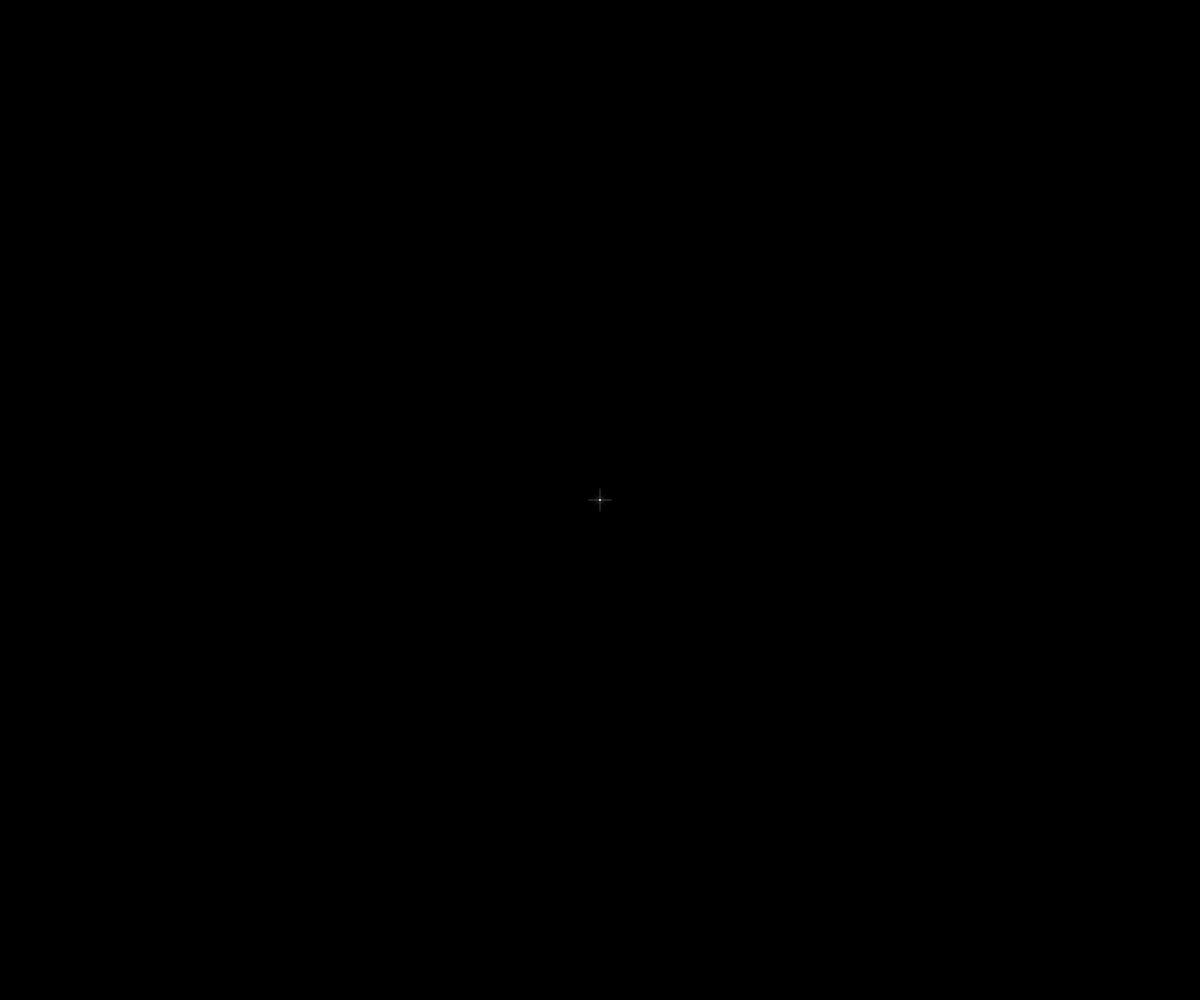
Frame 1 (no input)
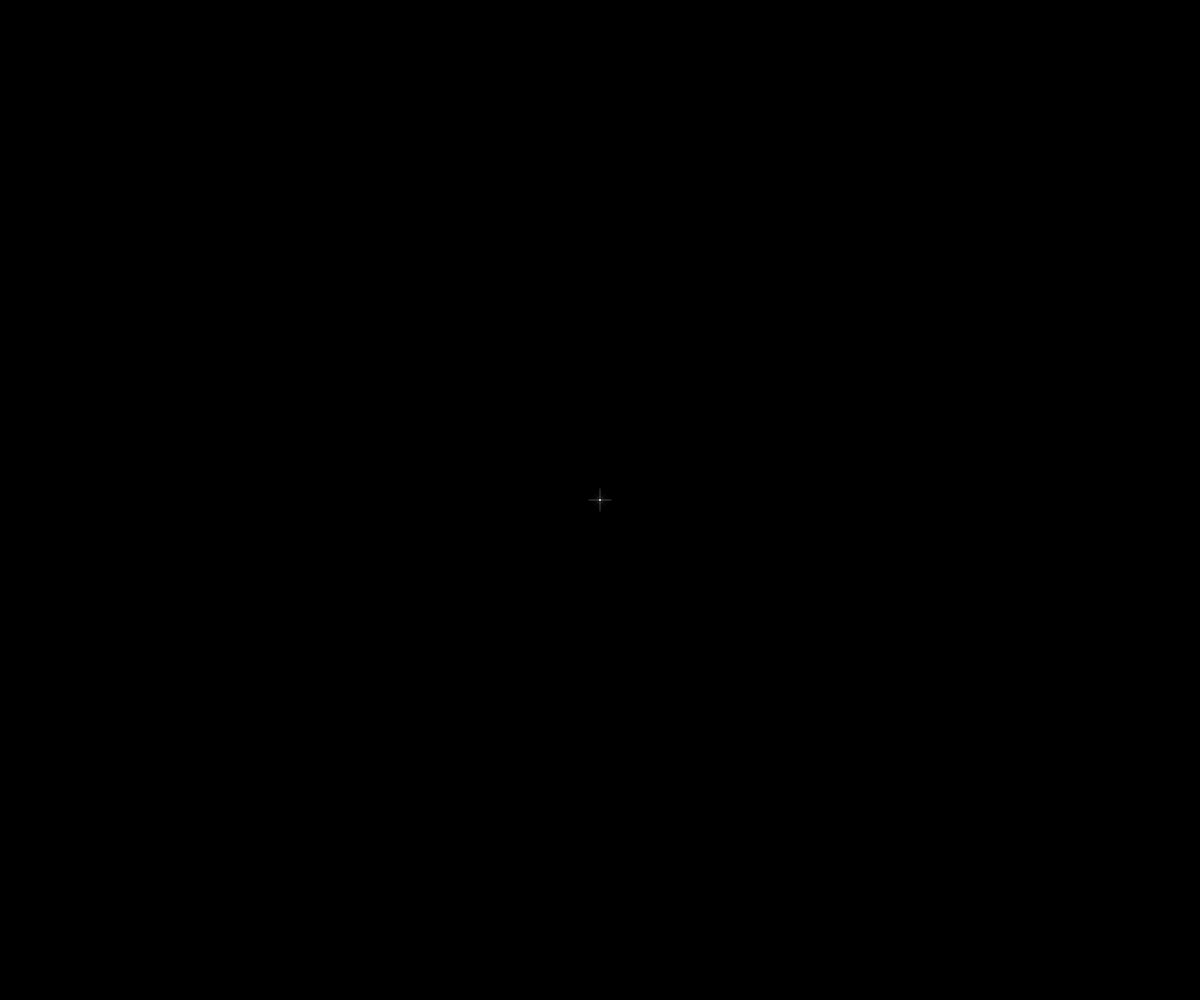
Frame 60 (no input)
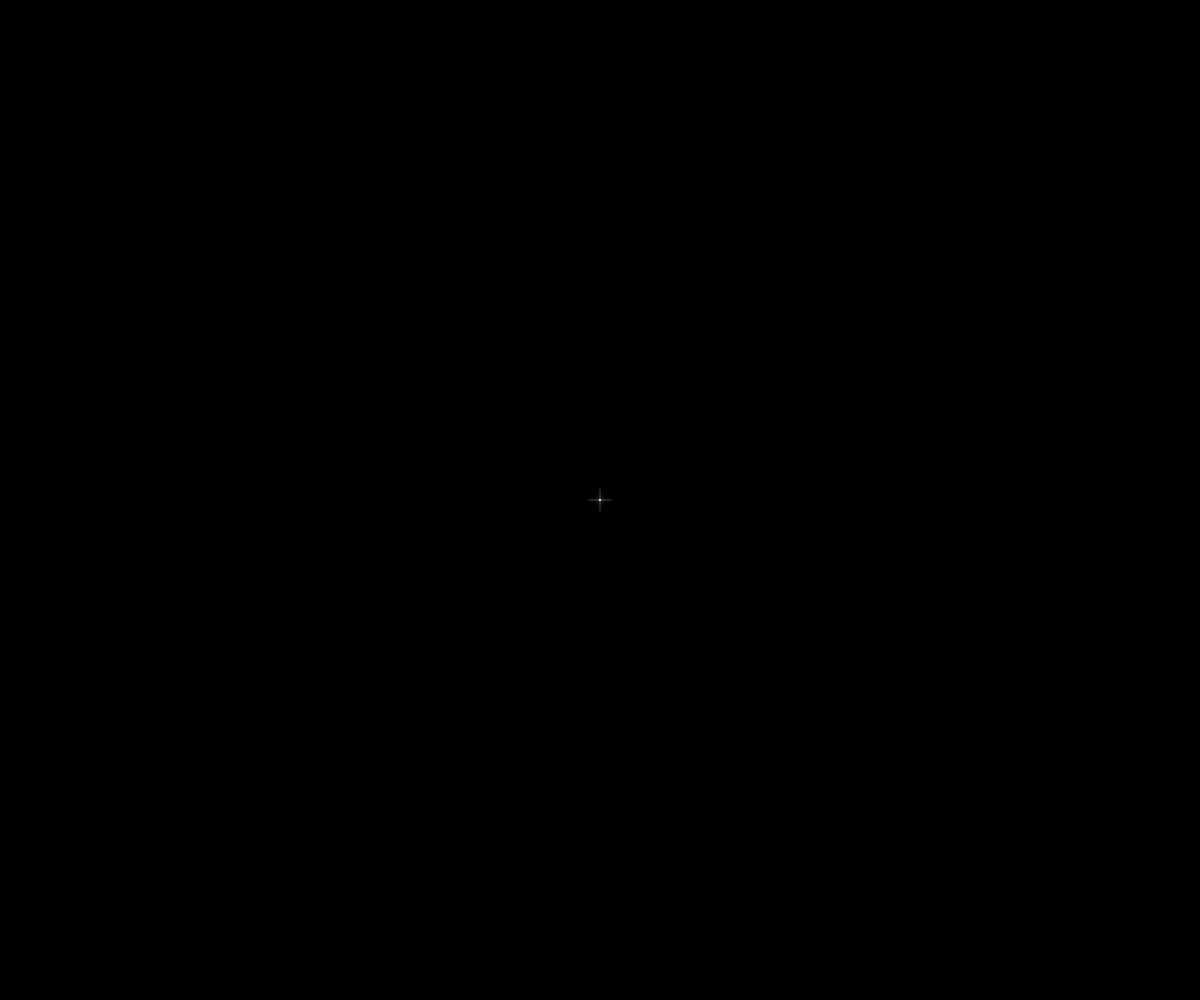
Frame 120 (the mouse pressed at the canvas centre since frame 60)

The p5.js sketch that drew these frames (run headless with seeded random() and noise() and a simulated clock; from frame 60 on, the mouse is pressed at the canvas centre):

// p5.js sketch
// ── sketch.js
// ======================================================
// GEN - Stronger White Core Version
// p5.js sketch.js
// ======================================================

let cycleDuration = 108.0;

const CONFIG = {
  pulseCycle: 20.0,
  maxRotSpeed: 0.00095,

  // 放射
  beamCount: 32,
  beamInnerR: 8,
  beamOuterR: 360,

  // 中心星（さらに白の存在感を強める）
  centerCoreMin: 2.2,
  centerCoreMax: 6.4,

  // 中心ハロー
  halo1Min: 9.0,
  halo1Max: 18.0,
  halo2Min: 17.0,
  halo2Max: 32.0,

  // 背景グロー
  bgGlow1Scale: 0.075,
  bgGlow2Scale: 0.13,

  // 外周霧
  outerMistRadii: [250, 330, 430, 560],
  outerMistAlpha: [5.0, 3.5, 2.2, 1.2],

  // 同心円
  ringRadii: [12, 18, 26, 34, 46, 62, 84, 130, 205, 290],

  // 花弁
  petalRadiusOuter: 86,
  petalRadiusInner: 42,
  petalCountOuter: 12,
  petalCountInner: 16,

  // 多角形
  polygonSides: [6, 8, 10, 12],
  polygonRadii: [10, 18, 32, 64]
};

function setup() {
  createCanvas(windowWidth, windowHeight);
  angleMode(RADIANS);
  noFill();
  strokeCap(ROUND);
  strokeJoin(ROUND);
}

function draw() {
  background(0);

  const cx = width / 2;
  const cy = height / 2;
  const t = (millis() / 1000.0) % cycleDuration;

  const phaseState = getPhaseState(t);

  drawDeepSpacePresence(cx, cy);

  if (phaseState.geometryAppear > 0.001) {
    push();
    translate(cx, cy);

    const rot = millis() * CONFIG.maxRotSpeed * phaseState.rotationStrength;
    rotate(rot);

    drawMandala(phaseState.geometryAppear, phaseState.geometryFade, t);

    pop();
  }

  drawCenterStar(cx, cy, t, phaseState.pulseOnly);
}

// ======================================================
// Phase control
// ======================================================
function getPhaseState(t) {
  const phase1End = 26.0;
  const phase2End = 46.0;
  const phase3End = 76.0;
  const phase4End = 92.0;
  const phase5End = 108.0;

  let pulseOnly = 0;
  let geometryAppear = 0;
  let rotationStrength = 0;
  let geometryFade = 0;

  if (t < phase1End) {
    pulseOnly = easeInOutSine(t / phase1End);
    geometryAppear = 0;
    rotationStrength = 0;
    geometryFade = 0;
  } else if (t < phase2End) {
    pulseOnly = 1;
    geometryAppear = easeInOutSine((t - phase1End) / (phase2End - phase1End));
    rotationStrength = 0.05 * geometryAppear;
    geometryFade = 0;
  } else if (t < phase3End) {
    pulseOnly = 1;
    geometryAppear = 1;
    rotationStrength = 1.0;
    geometryFade = 0;
  } else if (t < phase4End) {
    const p = easeInOutSine((t - phase3End) / (phase4End - phase3End));
    pulseOnly = 1;
    geometryAppear = 1;
    rotationStrength = 1.0 - p;
    geometryFade = 0.25 * p;
  } else {
    const p = easeInOutSine((t - phase4End) / (phase5End - phase4End));
    pulseOnly = 1.0 - 0.2 * p;
    geometryAppear = 1.0 - p;
    rotationStrength = 0;
    geometryFade = p;
  }

  return { pulseOnly, geometryAppear, rotationStrength, geometryFade };
}

// ======================================================
// Center star
// 中央点の白色をさらに強める
// ======================================================
function drawCenterStar(cx, cy, t, intensity) {
  const p = pulseValue(t, CONFIG.pulseCycle, 1.55);

  const coreSize = lerp(CONFIG.centerCoreMin, CONFIG.centerCoreMax, p);
  const coreAlpha = lerp(215, 255, p) * lerp(0.95, 1.0, intensity);

  const halo1Size = lerp(CONFIG.halo1Min, CONFIG.halo1Max, p);
  const halo1Alpha = lerp(12, 34, p);

  const halo2Size = lerp(CONFIG.halo2Min, CONFIG.halo2Max, p);
  const halo2Alpha = lerp(3, 11, p);

  noStroke();

  // 外側ハローを少し青白く
  fill(235, 242, 255, halo2Alpha);
  circle(cx, cy, halo2Size);

  // 内側ハローをかなり白く
  fill(248, 250, 255, halo1Alpha);
  circle(cx, cy, halo1Size);

  // 中心核は純白
  fill(255, 255, 255, coreAlpha);
  circle(cx, cy, coreSize);

  // 十字スパークをさらに明確に
  stroke(255, 255, 255, lerp(70, 145, p));
  strokeWeight(0.95);
  line(cx - 11, cy, cx + 11, cy);
  line(cx, cy - 11, cx, cy + 11);

  // 斜めスパーク
  stroke(245, 248, 255, lerp(16, 42, p));
  strokeWeight(0.5);
  line(cx - 4.8, cy - 4.8, cx + 4.8, cy + 4.8);
  line(cx - 4.8, cy + 4.8, cx + 4.8, cy - 4.8);
}

// ======================================================
// Deep space presence
// ======================================================
function drawDeepSpacePresence(cx, cy) {
  noStroke();

  fill(28, 42, 90, 0.75);
  circle(cx, cy, width * CONFIG.bgGlow1Scale);

  fill(74, 34, 120, 0.28);
  circle(cx, cy, width * CONFIG.bgGlow2Scale);
}

// ======================================================
// Mandala master
// ======================================================
function drawMandala(appear, fade, t) {
  const alphaBase = 1.0 - fade;

  const cLight = color(90, 125, 255, 132 * appear * alphaBase);
  const cMid   = color(130, 70, 255, 102 * appear * alphaBase);
  const cOuter = color(135, 52, 235, 95 * appear * alphaBase);
  const cSoft  = color(180, 125, 255, 58 * appear * alphaBase);

  const p = pulseValue(t, CONFIG.pulseCycle, 1.0);
  const breathe = lerp(0.988, 1.028, p);

  scale(breathe);

  drawOuterPurpleMist(cOuter, appear, alphaBase, t);
  drawLightToInkRadialBeams(cLight, cMid, cOuter, appear, alphaBase, t);
  drawConcentricRings(cLight, cMid, cOuter, appear, alphaBase);
  drawPetalLayers(cLight, cMid, cOuter, appear, alphaBase);
  drawPolygonLayer(cSoft, cLight, appear, alphaBase);
}

// ======================================================
// Outer purple mist
// ======================================================
function drawOuterPurpleMist(cOuter, appear, alphaBase, t) {
  push();
  noStroke();

  const p = pulseValue(t, CONFIG.pulseCycle, 1.0);
  const mistBreath = lerp(0.985, 1.02, p);

  const driftX = sin(t * 0.08) * 18.0;
  const driftY = cos(t * 0.06) * 12.0;

  for (let i = 0; i < CONFIG.outerMistRadii.length; i++) {
    const baseR = CONFIG.outerMistRadii[i] * appear * mistBreath;
    const alphaV = CONFIG.outerMistAlpha[i] * alphaBase;

    const ox = driftX * (0.35 + i * 0.22) + sin(t * 0.11 + i) * 6.0;
    const oy = driftY * (0.35 + i * 0.18) + cos(t * 0.09 + i * 1.7) * 5.0;

    const sx1 = 2.0;
    const sy1 = 1.86 + i * 0.015;

    const sx2 = 1.82 + i * 0.02;
    const sy2 = 2.0;

    fill(110, 40, 185, alphaV);
    ellipse(ox, oy, baseR * sx1, baseR * sy1);

    fill(145, 60, 225, alphaV * 0.50);
    ellipse(-ox * 0.38, oy * 0.32, baseR * sx2, baseR * sy2);
  }

  pop();
}

// ======================================================
// Radial beams
// ======================================================
function drawLightToInkRadialBeams(cLight, cMid, cOuter, appear, alphaBase, timeSec) {
  push();

  const count = CONFIG.beamCount;
  const innerR = CONFIG.beamInnerR;
  const outerR = CONFIG.beamOuterR * appear;

  for (let i = 0; i < count; i++) {
    const a = TWO_PI * i / count;

    const seed = i * 151.731;
    const sway = 0.016 * sin(timeSec * 0.22 + i * 0.7);
    const beamAngle = a + sway;

    drawLightToInkBeam(
      innerR, outerR, beamAngle, 6.0,
      cLight, cMid, cOuter,
      seed, 1.65, 0.85, alphaBase
    );

    drawLightToInkBeam(
      innerR, outerR, beamAngle, 3.0,
      cLight, cMid, cOuter,
      seed + 9.3, 1.0, 0.52, alphaBase
    );

    drawLightToInkBeam(
      innerR, outerR, beamAngle, 1.28,
      cLight, cMid, cOuter,
      seed + 21.7, 0.38, 0.18, alphaBase
    );
  }

  pop();
}

// ======================================================
// Beam segment generator
// ======================================================
function drawLightToInkBeam(
  innerR, outerR, angleBase, baseWeight,
  cLight, cMid, cOuter,
  seed, wiggleAmp, sideDrift, alphaBase
) {
  const segments = 72;

  for (let s = 0; s < segments; s++) {
    const u1 = s / segments;
    const u2 = (s + 1) / segments;

    const r1 = lerp(innerR, outerR, u1);
    const r2 = lerp(innerR, outerR, u2);

    const organicZone1 = smoothstep(0.42, 1.0, u1);
    const organicZone2 = smoothstep(0.42, 1.0, u2);

    const wobbleScale1 = lerp(0.08, 1.0, organicZone1);
    const wobbleScale2 = lerp(0.08, 1.0, organicZone2);

    const wobble1 =
      wiggleAmp * wobbleScale1 * pow(u1, 1.12) *
      sin(seed + u1 * 7.0 + frameCount * 0.003);

    const wobble2 =
      wiggleAmp * wobbleScale2 * pow(u2, 1.12) *
      sin(seed + u2 * 7.0 + frameCount * 0.003);

    const driftScale1 = smoothstep(0.50, 1.0, u1);
    const driftScale2 = smoothstep(0.50, 1.0, u2);

    const drift1 =
      sideDrift * driftScale1 * pow(u1, 1.35) *
      sin(seed * 0.73 + u1 * 10.5 + frameCount * 0.0025);

    const drift2 =
      sideDrift * driftScale2 * pow(u2, 1.35) *
      sin(seed * 0.73 + u2 * 10.5 + frameCount * 0.0025);

    const a1 = angleBase + wobble1 * 0.01;
    const a2 = angleBase + wobble2 * 0.01;

    const x1 = cos(a1) * r1 + cos(a1 + HALF_PI) * drift1;
    const y1 = sin(a1) * r1 + sin(a1 + HALF_PI) * drift1;
    const x2 = cos(a2) * r2 + cos(a2 + HALF_PI) * drift2;
    const y2 = sin(a2) * r2 + sin(a2 + HALF_PI) * drift2;

    const taper = lerp(1.0, 0.18, pow(u1, 0.92));

    const pressureBase = 0.86 + 0.16 * sin(seed * 1.11 + u1 * 8.5);
    const pressureNoise = lerp(0.0, 0.22, smoothstep(0.62, 1.0, u1));
    const pressure = pressureBase + pressureNoise * sin(seed * 2.3 + u1 * 18.0);

    let alphaMul = 1.0;
    if (u1 > 0.66) {
      const k = map(u1, 0.66, 1.0, 1.0, 0.0);
      alphaMul = pow(constrain(k, 0, 1), 1.55);
    }

    const mix1 = smoothstep(0.0, 0.45, u1);
    const mix2 = smoothstep(0.45, 1.0, u1);

    const rColA = lerp(red(cLight), red(cMid), mix1);
    const gColA = lerp(green(cLight), green(cMid), mix1);
    const bColA = lerp(blue(cLight), blue(cMid), mix1);

    const rCol = lerp(rColA, red(cOuter), mix2);
    const gCol = lerp(gColA, green(cOuter), mix2);
    const bCol = lerp(bColA, blue(cOuter), mix2);

    let skip = false;
    if (u1 > 0.78) {
      const n = noise(seed * 0.012 + u1 * 11.0, frameCount * 0.002);
      if (n > 0.56) skip = true;
    }
    if (u1 > 0.89) {
      const n2 = noise(seed * 0.023 + u1 * 24.0, frameCount * 0.0025 + 77.0);
      if (n2 > 0.47) skip = true;
    }

    if (!skip) {
      const a = 96 * alphaBase * alphaMul;

      stroke(rCol, gCol, bCol, a);
      strokeWeight(max(0.12, baseWeight * taper * pressure * max(0.14, alphaMul)));
      line(x1, y1, x2, y2);

      if (u1 > 0.82) {
        const fuzzAmount = map(u1, 0.82, 1.0, 0.0, 1.0);
        const fuzzAlpha = a * 0.24 * fuzzAmount;
        const fuzzLen = lerp(0.0, 4.8, fuzzAmount);
        const fuzzSpread = lerp(0.0, 0.50, fuzzAmount);

        const fuzzA = a2 + random(-fuzzSpread, fuzzSpread);
        const fx = x2 + cos(fuzzA) * fuzzLen;
        const fy = y2 + sin(fuzzA) * fuzzLen;

        stroke(rCol, gCol, bCol, fuzzAlpha);
        strokeWeight(max(0.16, baseWeight * 0.14 * alphaMul));
        line(x2, y2, fx, fy);
      }
    }
  }
}

// ======================================================
// Rings
// ======================================================
function drawConcentricRings(cLight, cMid, cOuter, appear, alphaBase) {
  push();
  noFill();

  for (let i = 0; i < CONFIG.ringRadii.length; i++) {
    const rr = CONFIG.ringRadii[i] * appear;
    const u = i / (CONFIG.ringRadii.length - 1);

    const mix1 = smoothstep(0.0, 0.45, u);
    const mix2 = smoothstep(0.45, 1.0, u);

    const rA = lerp(red(cLight), red(cMid), mix1);
    const gA = lerp(green(cLight), green(cMid), mix1);
    const bA = lerp(blue(cLight), blue(cMid), mix1);

    const rrCol = lerp(rA, red(cOuter), mix2);
    const ggCol = lerp(gA, green(cOuter), mix2);
    const bbCol = lerp(bA, blue(cOuter), mix2);

    const glowWeight = i >= CONFIG.ringRadii.length - 2 ? 2.6 : 2.2;
    const coreWeight = i >= CONFIG.ringRadii.length - 2 ? 0.9 : 0.78;

    stroke(rrCol, ggCol, bbCol, 18 * alphaBase);
    strokeWeight(glowWeight);
    ellipse(0, 0, rr * 2, rr * 2);

    stroke(rrCol, ggCol, bbCol, 62 * alphaBase);
    strokeWeight(coreWeight);
    ellipse(0, 0, rr * 2, rr * 2);
  }

  pop();
}

// ======================================================
// Petal layers
// ======================================================
function drawPetalLayers(cLight, cMid, cOuter, appear, alphaBase) {
  push();

  drawSinglePetalLayer(
    CONFIG.petalCountInner,
    CONFIG.petalRadiusInner * appear,
    cLight, cMid,
    alphaBase,
    0.50, 0.22, 1.5, 0.68
  );

  drawSinglePetalLayer(
    CONFIG.petalCountOuter,
    CONFIG.petalRadiusOuter * appear,
    cMid, cOuter,
    alphaBase,
    0.54, 0.24, 1.9, 0.8
  );

  pop();
}

function drawSinglePetalLayer(count, radius, cA, cB, alphaBase, xScale, yScale, glowW, coreW) {
  for (let i = 0; i < count; i++) {
    const a = TWO_PI * i / count;
    push();
    rotate(a);

    const rr = lerp(red(cA), red(cB), 0.5);
    const gg = lerp(green(cA), green(cB), 0.5);
    const bb = lerp(blue(cA), blue(cB), 0.5);

    stroke(rr, gg, bb, 18 * alphaBase);
    strokeWeight(glowW);
    drawPetalShape(radius, xScale, yScale);

    stroke(rr, gg, bb, 62 * alphaBase);
    strokeWeight(coreW);
    drawPetalShape(radius, xScale, yScale);

    pop();
  }
}

function drawPetalShape(radius, xScale, yScale) {
  beginShape();
  for (let t = 0; t <= PI; t += PI / 28) {
    const x = cos(t) * radius * xScale;
    const y = sin(t) * radius * yScale;
    vertex(x, y);
  }
  for (let t = PI; t >= 0; t -= PI / 28) {
    const x = cos(t) * radius * xScale;
    const y = -sin(t) * radius * yScale;
    vertex(x, y);
  }
  endShape(CLOSE);
}

// ======================================================
// Polygon layer
// ======================================================
function drawPolygonLayer(cSoft, cLight, appear, alphaBase) {
  push();
  noFill();

  for (let i = 0; i < CONFIG.polygonSides.length; i++) {
    const sides = CONFIG.polygonSides[i];
    const radius = CONFIG.polygonRadii[i] * appear;
    const u = i / (CONFIG.polygonSides.length - 1);

    const rr = lerp(red(cLight), red(cSoft), u);
    const gg = lerp(green(cLight), green(cSoft), u);
    const bb = lerp(blue(cLight), blue(cSoft), u);

    stroke(rr, gg, bb, 14 * alphaBase);
    strokeWeight(1.8);
    drawPolygon(0, 0, radius, sides, -HALF_PI);

    stroke(rr, gg, bb, 58 * alphaBase);
    strokeWeight(0.76);
    drawPolygon(0, 0, radius, sides, -HALF_PI);
  }

  pop();
}

function drawPolygon(x, y, radius, npoints, rot = 0) {
  beginShape();
  for (let a = 0; a < TWO_PI; a += TWO_PI / npoints) {
    const sx = x + cos(a + rot) * radius;
    const sy = y + sin(a + rot) * radius;
    vertex(sx, sy);
  }
  endShape(CLOSE);
}

// ======================================================
// Utilities
// ======================================================
function pulseValue(t, cycle, powerValue) {
  const p = 0.5 - 0.5 * cos(TWO_PI * ((t % cycle) / cycle));
  return pow(p, powerValue);
}

function easeInOutSine(x) {
  return -(cos(PI * x) - 1) / 2;
}

function smoothstep(edge0, edge1, x) {
  let tt = constrain((x - edge0) / (edge1 - edge0), 0, 1);
  return tt * tt * (3 - 2 * tt);
}

function windowResized() {
  resizeCanvas(windowWidth, windowHeight);
}
